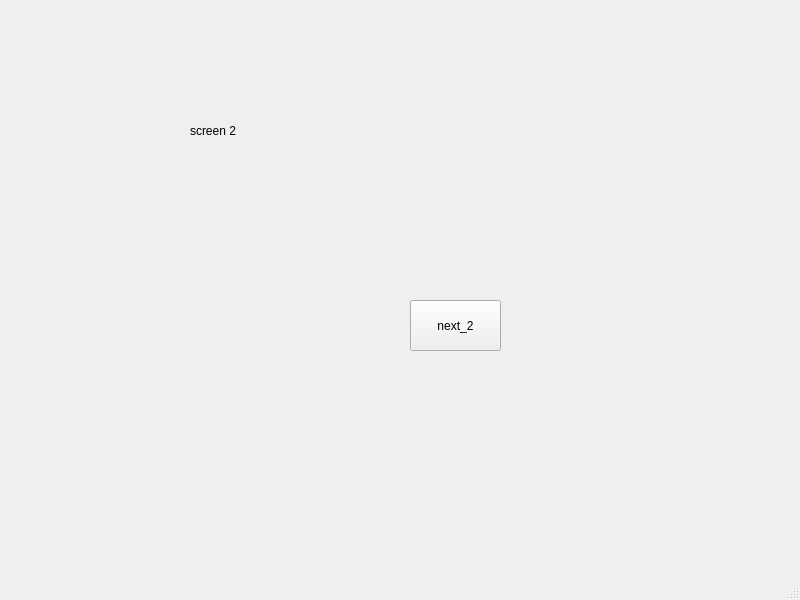
<?xml version="1.0" encoding="UTF-8"?>
<ui version="4.0">
 <class>MainWindow2</class>
 <widget class="QMainWindow" name="MainWindow2">
  <property name="geometry">
   <rect>
    <x>0</x>
    <y>0</y>
    <width>800</width>
    <height>600</height>
   </rect>
  </property>
  <property name="windowTitle">
   <string>MainWindow</string>
  </property>
  <widget class="QWidget" name="centralwidget">
   <widget class="QLabel" name="label">
    <property name="geometry">
     <rect>
      <x>190</x>
      <y>90</y>
      <width>131</width>
      <height>81</height>
     </rect>
    </property>
    <property name="text">
     <string>screen 2</string>
    </property>
   </widget>
   <widget class="QPushButton" name="pushButton">
    <property name="geometry">
     <rect>
      <x>410</x>
      <y>300</y>
      <width>91</width>
      <height>51</height>
     </rect>
    </property>
    <property name="text">
     <string>next_2</string>
    </property>
   </widget>
  </widget>
  <widget class="QMenuBar" name="menubar">
   <property name="geometry">
    <rect>
     <x>0</x>
     <y>0</y>
     <width>800</width>
     <height>21</height>
    </rect>
   </property>
  </widget>
  <widget class="QStatusBar" name="statusbar"/>
 </widget>
 <resources/>
 <connections/>
</ui>
